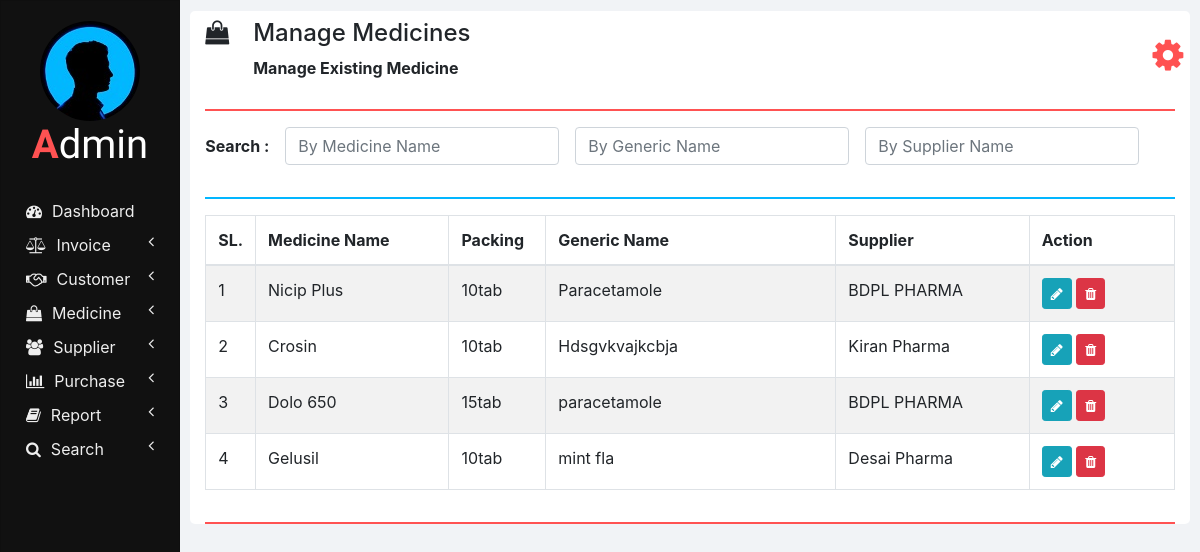
The page /manage_medicine.php on the database as committed earlier.
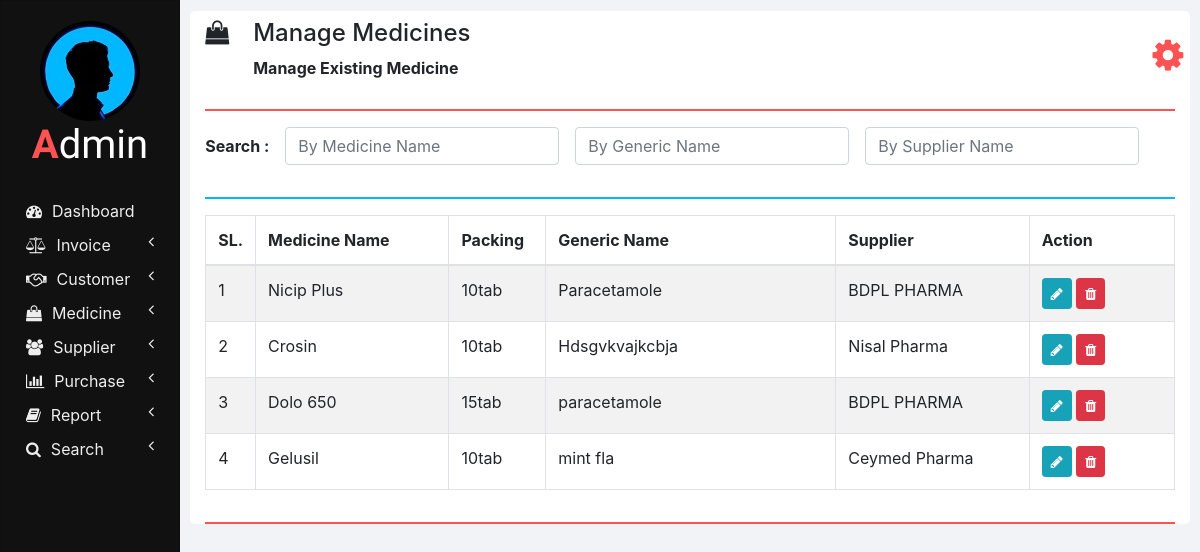
The same page on the database as committed later.
### tables this page shows
CREATE TABLE `medicines` (
  `ID` int(11) NOT NULL,
  `NAME` varchar(100) NOT NULL,
  `PACKING` varchar(20) NOT NULL,
  `GENERIC_NAME` varchar(100) NOT NULL,
  `SUPPLIER_NAME` varchar(100) NOT NULL
);

### php/manage_medicine.php (the view, shortened to what this page needs)
<?php
  function showMedicines($id) {
    require "db_connection.php";
    if($con) {
      $seq_no = 0;
      $query = "SELECT * FROM medicines";
      $result = mysqli_query($con, $query);
      while($row = mysqli_fetch_array($result)) {
        $seq_no++;
        if($row['ID'] == $id)
          showEditOptionsRow($seq_no, $row);
        else
          showMedicineRow($seq_no, $row);
      }
    }
  }
  function showMedicineRow($seq_no, $row) {
    ?>
    <tr>
      <td><?php echo $seq_no; ?></td>
      <td><?php echo $row['NAME']; ?></td>
      <td><?php echo $row['PACKING']; ?></td>
      <td><?php echo $row['GENERIC_NAME']; ?></td>
      <td><?php echo $row['SUPPLIER_NAME']; ?></td>
      <td>
        <button href="" class="btn btn-info btn-sm" onclick="editMedicine(<?php echo $row['ID']; ?>);">
          <i class="fa fa-pencil"></i>
        </button>
        <button class="btn btn-danger btn-sm" onclick="deleteMedicine(<?php echo $row['ID']; ?>);">
          <i class="fa fa-trash"></i>
        </button>
      </td>
    </tr>
    <?php
  }
  ?>

Rows that differ between the two databases and show on the page:
changed medicines "Crosin": SUPPLIER_NAME "Kiran Pharma" → "Nisal Pharma"
changed medicines "Gelusil": SUPPLIER_NAME "Desai Pharma" → "Ceymed Pharma"
